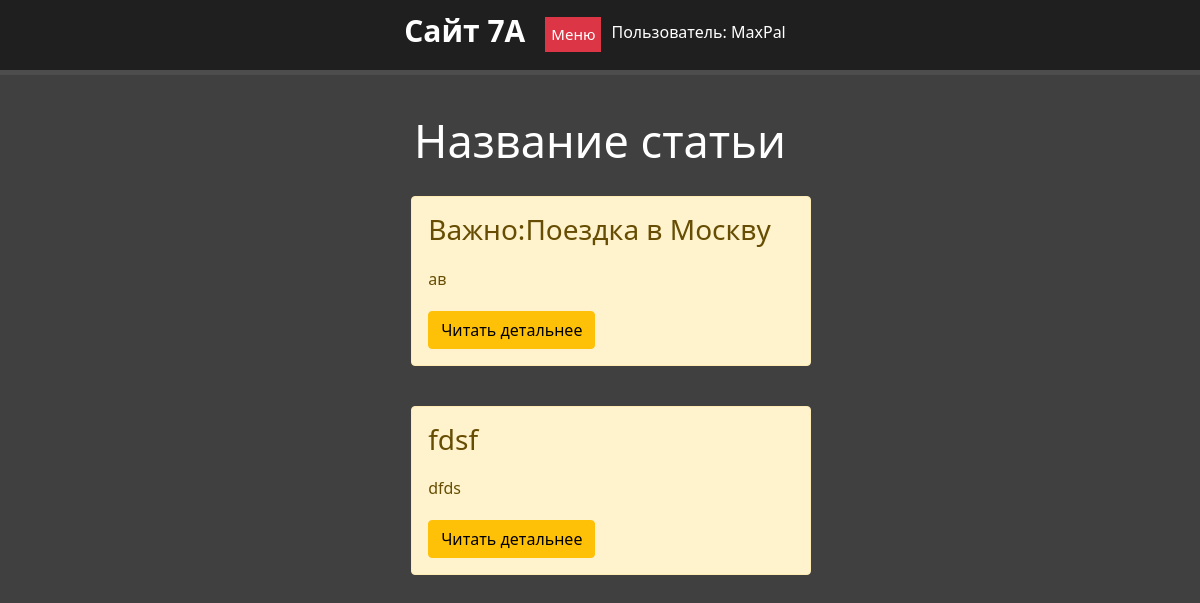
Page /news (signed in) on the committed database.
### news/models.py (models this page shows, shortened)
class Articles(models.Model):
    title = models.CharField('Название', max_length=50)
    anons = models.CharField('Анонс', max_length=250)
    full_text = models.TextField("Текст")
    date = models.CharField('Дата публикации', default=time, max_length=50)
    class Meta:
        verbose_name = "Новость"

### news/views.py (the view)
# urls.py: path("", views.news_home, name="news_home"),
def news_home(request):
    news = Articles.objects.order_by('-date')
    return render(request, 'news/news.html', {'news': news})

### news/templates/news/news.html (shortened to what this page needs)
{% extends "main/layout.html" %}
{% block content %}
    <div class="features">
        <h1>Название статьи</h1>
        {% if news %}
            {% for el in news %}
                <div class="alert alert-warning">
                    <h3>{{ el.title }}</h3>
                    <p>{{ el.anons }}</p>
                    <a href="{% url "news-detail" el.id%}" class="btn btn-warning">Читать детальнее</a>
                </div>
            {% endfor %}
        {% else %}
            <p>У вас нет записей!</p>
        {% endif %}
    </div>
{% endblock %}

### main/templates/main/layout.html (shortened to what this page needs)
{%  load static %}
<!doctype html>
<html lang="ru">
<head>
    <link rel="stylesheet" href="https://cdn.jsdelivr.net/npm/bootstrap@5.1.3/dist/css/bootstrap.min.css">
    <link rel="stylesheet" href="{%  static "main/css/main.css" %}">
    <link rel="stylesheet" href="https://use.fontawesome.com/releases/v5.8.2/css/all.css">
</head>
<body>
<header>
    <div class="dws-menu">
        <ul class="dws-ul">
            <span class ="logo">Сайт 7А</span><br>
            <div class="dropdown">
              <button class="dropbtn">Меню</button>
            </div>
            {% if user.is_authenticated %}
              <li class="dws-li">Пользователь: {{ user.get_username }}</li>
            {% endif %}
        </ul>
    </div>
</header>
    <main>
        <div class="container">
            {% block content %}
            {% endblock %}
        </div>
    </main>
</body>
</html>

### main/static/main/css/main.css (style rules this page uses)
body { background: #404040; }
.container { max-width: 2500px; margin: 0 auto; padding: 0 10px; }
a { color: white; text-decoration: none; }
.dws-menu { float: left; background: #1f1f1f; width: 100%; height: 100%; color: #fff; border-bottom: 5px solid #4d4d4d; }
ul.dws-ul { display: flex; padding: 0%; justify-content: center; margin-top: 10px; }
li.dws-li { list-style: none; padding: 10px; }
span.logo { font-size: 30px; font-weight: bold; position: relative; margin-right: 20px; margin-top: -2px; }
main .features { float: left; color: white; margin-top: 100px; text-align: center; width: 100%; }
main .features h1 { font-size: 45px; text-align: center; margin-top: -61px }
main .features p { ; margin: 20px auto }
.alert-warning { float: left; clear: both; width: 400px; margin: 20px 34%; text-align: left; }
.dropbtn { background-color: #dc3545; color: white; padding: 6px; font-size: 15px; border: none; margin-top: 7px; }
.dropdown { position: relative; display: inline-block; }

### rows in the picture
Articles: title "Важно:Поездка в Москву", anons "ав"
Articles: title "fdsf", anons "dfds"

### other values in the picture
{{ user.get_username }} "MaxPal"
